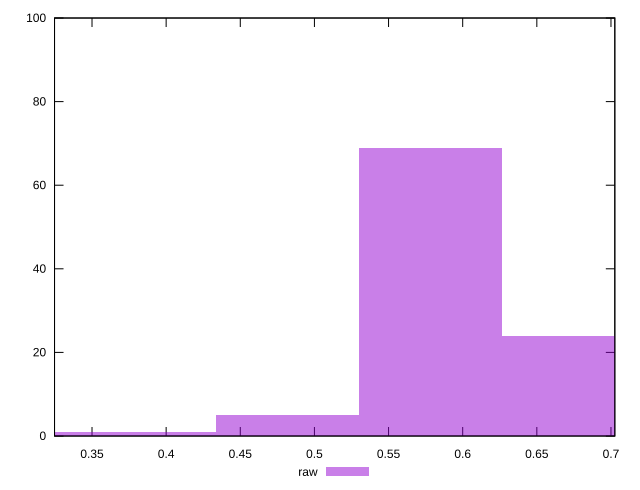

gnuplot code for this plot:
reset

$raw <<EOF
0.4817404404672999 5
0.57808852856076 69
0.67443661665422 24
0.28904426428038 1
0.38539235237383995 1
EOF

set key outside below
set boxwidth 0.09634808809345999
set xrange [0.3247256950424091:0.7025997613972934]
set yrange [0:100]
set trange [0:100]
set style fill transparent solid 0.5 noborder
set terminal svg size 640, 490 enhanced background rgb 'white'
set output "reports/report_00027_2021-02-24T12-40-31.850Z/meta/pScore/samples/music/raw/histogram.svg"

plot $raw title "raw" with boxes

reset
